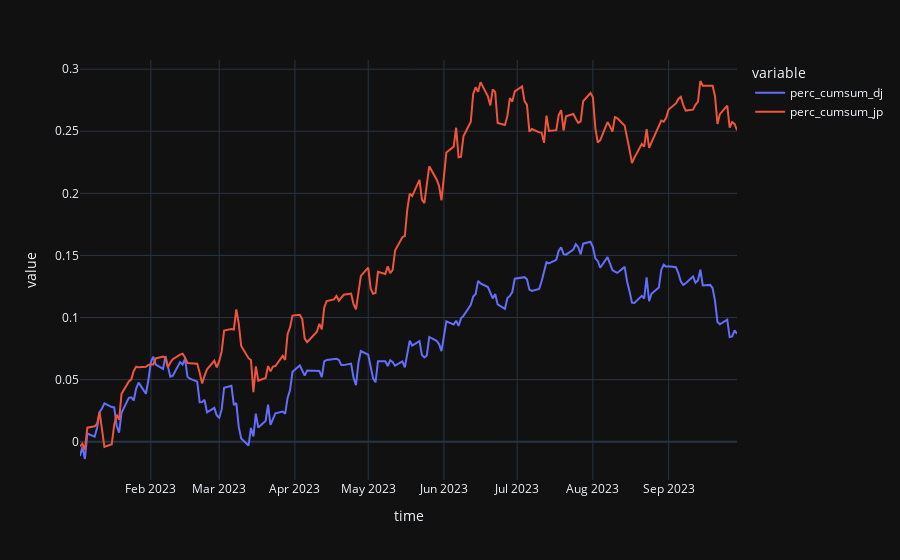

Notebook code for this chart:
### Code cell
px.line(c_df, x='time', y=['perc_cumsum_dj', 'perc_cumsum_jp'])

### Figure 1 — Plotly figure (JSON) as saved in the notebook; plotly's stock layout.template omitted (floating-point values rounded to 4 significant figures; data arrays with more than 128 entries replaced by an {"elided": "..."} marker saying what was removed)
{"data": [{"hovertemplate": "variable=perc_cumsum_dj<br>time=%{x}<br>value=%{y}<extra></extra>", "legendgroup": "perc_cumsum_dj", "line": {"color": "#636efa", "dash": "solid"}, "marker": {"symbol": "circle"}, "mode": "lines", "name": "perc_cumsum_dj", "orientation": "v", "showlegend": true, "x": {"elided": "193 str values"}, "xaxis": "x", "y": {"elided": "193 float values"}, "yaxis": "y", "type": "scatter"}, {"hovertemplate": "variable=perc_cumsum_jp<br>time=%{x}<br>value=%{y}<extra></extra>", "legendgroup": "perc_cumsum_jp", "line": {"color": "#EF553B", "dash": "solid"}, "marker": {"symbol": "circle"}, "mode": "lines", "name": "perc_cumsum_jp", "orientation": "v", "showlegend": true, "x": {"elided": "193 str values"}, "xaxis": "x", "y": {"elided": "193 float values"}, "yaxis": "y", "type": "scatter"}], "layout": {"xaxis": {"anchor": "y", "domain": [0.0, 1.0], "title": {"text": "time"}}, "yaxis": {"anchor": "x", "domain": [0.0, 1.0], "title": {"text": "value"}}, "legend": {"title": {"text": "variable"}, "tracegroupgap": 0}, "margin": {"t": 60}}}
